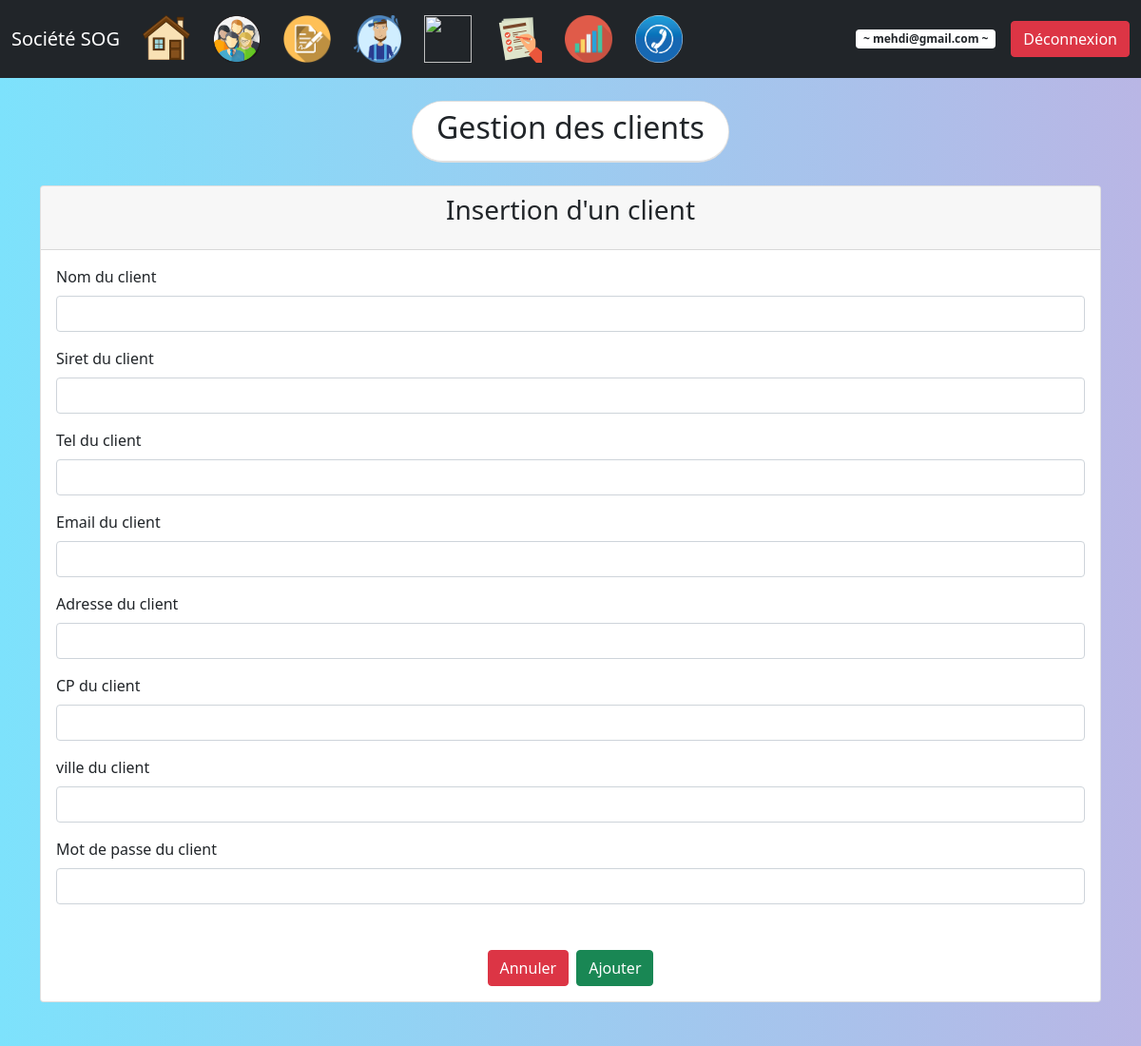
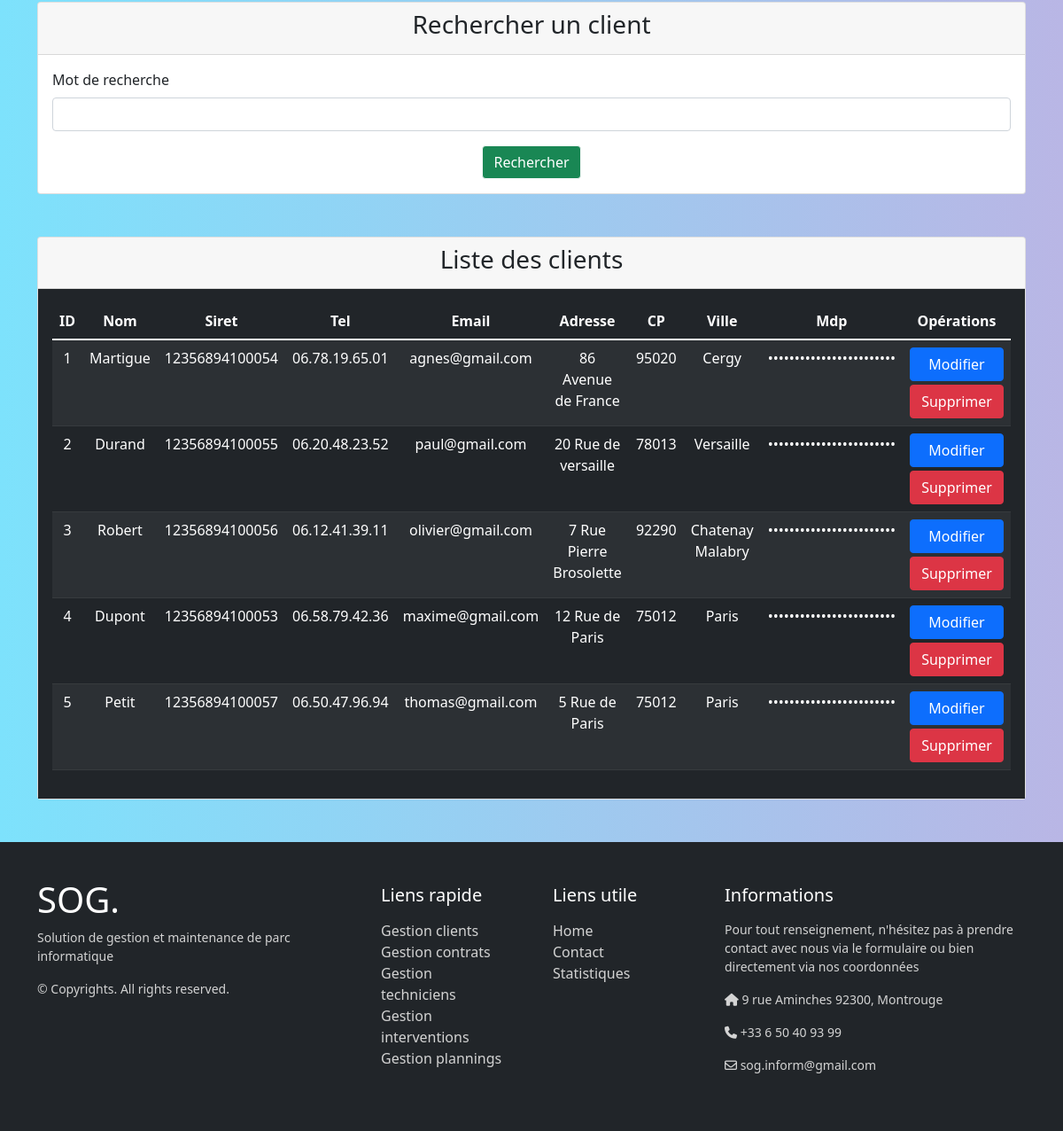
The page /index.php?page=1 (signed in) on the database its author committed (2 pictures, top to bottom).
### tables this page shows
Create table client 
(
    idclient int(3) auto_increment,
    nom varchar(20) NOT NULL,
    siret varchar(14) NOT NULL unique,
    tel varchar(20) default NULL,
    email varchar(50) NOT NULL unique,
    adresse varchar(50) default NULL,
    CP varchar(5) default NULL,
    ville varchar(20) default NULL,
    role enum('userc', 'admin') default 'userc',
    mdp varchar(255) NOT NULL,
    PRIMARY KEY (idclient)
);

### controleur/config_bdd.php (called while the page is built)
<?php
$serveur = "localhost";
$bdd = "bdd_ppe";
$user = "root";
$mdp = "";
?>

### controleur/controleur.class.php (called while the page is built, shortened)
<?php
require_once("modele/modele.class.php");
class Controleur {
	private $unModele;
	public function __construct($serveur, $bdd, $user, $mdp) {
		$this->unModele = new Modele($serveur, $bdd, $user, $mdp);
	}
	public function setTable($uneTable) {
		$this->unModele->setTable($uneTable);
	}
	public function selectAll() {
		return $this->unModele->selectAll();
	}
}
?>

### modele/modele.class.php (called while the page is built, shortened)
<?php
class Modele {
	private $unPdo, $uneTable;
	public function __construct($serveur, $bdd, $user, $mdp)
	{
		$this->unPdo = null;
		try
		{
			$this->unPdo = new PDO("mysql:host=".$serveur.";dbname=".$bdd.";charset=utf8", $user, $mdp);
		}
		catch (PDOException $exp)
		{
			die("Erreur de connexion à la base de données : " . $exp->getMessage());
		}
	}
	public function setTable($uneTable)
	{
		$this->uneTable = $uneTable;
	}
	public function selectAll()
	{
		$requete = "SELECT * FROM ".$this->uneTable;
		$select = $this->unPdo->prepare($requete);
		$select->execute();
		return $select->fetchAll();
	}
}
?>

### vue/vue_les_clients.php (the view)
<?php if (isset($_SESSION['role']) and $_SESSION['role'] == "admin" ) { ?>
<div class="card mb-5">
    <div class="card-header">
        <h3 class="text-center">Rechercher un client</h3>
    </div>
    <div class="card-body">
        <form method="post" action="">
            <div class="mb-3">
                <label for="mot" class="form-label">Mot de recherche</label>
                <input type="search" name="mot" id="mot" class="form-control">
            </div>
            <div class="d-flex justify-content-center">
                <button type="submit" name="Rechercher" class="btn btn-light bg-success text-white">
                    Rechercher
                </button>
            </div>
        </form>
    </div>
</div>
<?php } ?>
<div class="card">
    <div class="card-header">
        <h3 class="text-center"><?= ($_SESSION['role'] == "admin" ? "Liste des clients" : "Fiche client"); ?></h3>
    </div>
    <div class="card-body bg-dark text-white">
        <table class="table table-dark table-striped text-center">
            <thead>
                <tr>
                    <th scope="col">ID</th>
                    <th scope="col">Nom</td>
                    <th scope="col">Siret</th>
                    <th scope="col">Tel</th>
                    <th scope="col">Email</th>
                    <th scope="col">Adresse</th>
                    <th scope="col">CP</th>
                    <th scope="col">Ville</th>
                    <th scope="col">Mdp</th>
                    <?php if (isset($_SESSION['email']) and $_SESSION['role'] == "admin") { ?>
                    <th scope="col">Opérations</th>
                    <?php } ?>
                </tr>
            </thead>
            <tbody>
                <?php foreach ($lesClients as $unClient) { ?>
                <tr>
                    <td><?= $unClient['idclient']; ?></td>
                    <td><?= $unClient['nom']; ?></td>
                    <td><?= $unClient['siret']; ?></td>
                    <td><?= $unClient['tel']; ?></td>
                    <td><?= $unClient['email']; ?></td>
                    <td><?= $unClient['adresse']; ?></td>
                    <td><?= $unClient['CP']; ?></td>
                    <td><?= $unClient['ville']; ?></td>
                    <td>••••••••••••••••••••••••</td>
                    <td>
                        <a href="index.php?page=1&action=edit&idclient=<?=$unClient['idclient'];?>" class="btn btn-primary me-2 container">Modifier</a>
                    <?php if (isset($_SESSION['email']) and $_SESSION['role'] == "admin") { ?>
                        <a href="index.php?page=1&action=sup&idclient=<?=$unClient['idclient'];?>" class="btn btn-danger mt-1 container">Supprimer</a>
                    <?php } ?>
                    </td>
                </tr>
                <?php } ?>
            </tbody>
        </table>
    </div>
</div>

### index.php (style rules this page uses)
a { color: inherit; text-decoration: none; transition: all 0.3s; }
body { background: #642B73; background: -webkit-linear-gradient(to right, #7DE2FC, #B9B6E5); background: linear-gradient(to right, #7DE2FC , #B9B6E5); }

### rows shown on the page
client: idclient "1", nom "Martigue", siret "12356894100054", tel "06.78.19.65.01", email "agnes@gmail.com", adresse "86 Avenue de France", CP "95020", ville "Cergy"
client: idclient "2", nom "Durand", siret "12356894100055", tel "06.20.48.23.52", email "paul@gmail.com", adresse "20 Rue de versaille", CP "78013", ville "Versaille"
client: idclient "3", nom "Robert", siret "12356894100056", tel "06.12.41.39.11", email "olivier@gmail.com", adresse "7 Rue Pierre Brosolette", CP "92290", ville "Chatenay Malabry"
client: idclient "4", nom "Dupont", siret "12356894100053", tel "06.58.79.42.36", email "maxime@gmail.com", adresse "12 Rue de Paris", CP "75012", ville "Paris"
client: idclient "5", nom "Petit", siret "12356894100057", tel "06.50.47.96.94", email "thomas@gmail.com", adresse "5 Rue de Paris", CP "75012", ville "Paris"

### other values the page prints
$_SESSION['email'] "mehdi@gmail.com"
